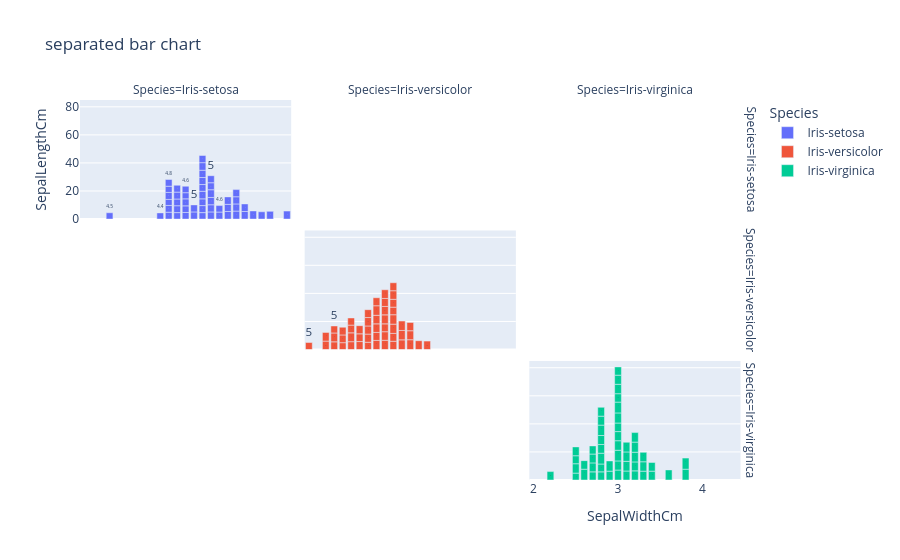

The code cell stored with this chart in its notebook:
### Code cell
import pandas as pd
import plotly.express as px

df = pd.read_csv(r"C:\Users\ASUS\Downloads\Iris.csv")
fig = px.bar(
    df,
    title="separated bar chart",
    x="SepalWidthCm",
    y="SepalLengthCm",
    color="Species",
    text="SepalLengthCm",
    facet_row="Species",
    facet_col="Species"
)

fig.show()

### Figure 1 — Plotly figure (JSON) as saved in the notebook; plotly's stock layout.template omitted (floating-point values rounded to 4 significant figures)
{"data": [{"hovertemplate": "Species=Iris-setosa<br>SepalWidthCm=%{x}<br>SepalLengthCm=%{text}<extra></extra>", "legendgroup": "Iris-setosa", "marker": {"color": "#636efa", "pattern": {"shape": ""}}, "name": "Iris-setosa", "orientation": "v", "showlegend": true, "text": [5.1, 4.9, 4.7, 4.6, 5.0, 5.4, 4.6, 5.0, 4.4, 4.9, 5.4, 4.8, 4.8, 4.3, 5.8, 5.7, 5.4, 5.1, 5.7, 5.1, 5.4, 5.1, 4.6, 5.1, 4.8, 5.0, 5.0, 5.2, 5.2, 4.7, 4.8, 5.4, 5.2, 5.5, 4.9, 5.0, 5.5, 4.9, 4.4, 5.1, 5.0, 4.5, 4.4, 5.0, 5.1, 4.8, 5.1, 4.6, 5.3, 5.0], "textposition": "auto", "type": "bar", "x": [3.5, 3.0, 3.2, 3.1, 3.6, 3.9, 3.4, 3.4, 2.9, 3.1, 3.7, 3.4, 3.0, 3.0, 4.0, 4.4, 3.9, 3.5, 3.8, 3.8, 3.4, 3.7, 3.6, 3.3, 3.4, 3.0, 3.4, 3.5, 3.4, 3.2, 3.1, 3.4, 4.1, 4.2, 3.1, 3.2, 3.5, 3.1, 3.0, 3.4, 3.5, 2.3, 3.2, 3.5, 3.8, 3.0, 3.8, 3.2, 3.7, 3.3], "xaxis": "x7", "y": [5.1, 4.9, 4.7, 4.6, 5.0, 5.4, 4.6, 5.0, 4.4, 4.9, 5.4, 4.8, 4.8, 4.3, 5.8, 5.7, 5.4, 5.1, 5.7, 5.1, 5.4, 5.1, 4.6, 5.1, 4.8, 5.0, 5.0, 5.2, 5.2, 4.7, 4.8, 5.4, 5.2, 5.5, 4.9, 5.0, 5.5, 4.9, 4.4, 5.1, 5.0, 4.5, 4.4, 5.0, 5.1, 4.8, 5.1, 4.6, 5.3, 5.0], "yaxis": "y7"}, {"hovertemplate": "Species=Iris-versicolor<br>SepalWidthCm=%{x}<br>SepalLengthCm=%{text}<extra></extra>", "legendgroup": "Iris-versicolor", "marker": {"color": "#EF553B", "pattern": {"shape": ""}}, "name": "Iris-versicolor", "orientation": "v", "showlegend": true, "text": [7.0, 6.4, 6.9, 5.5, 6.5, 5.7, 6.3, 4.9, 6.6, 5.2, 5.0, 5.9, 6.0, 6.1, 5.6, 6.7, 5.6, 5.8, 6.2, 5.6, 5.9, 6.1, 6.3, 6.1, 6.4, 6.6, 6.8, 6.7, 6.0, 5.7, 5.5, 5.5, 5.8, 6.0, 5.4, 6.0, 6.7, 6.3, 5.6, 5.5, 5.5, 6.1, 5.8, 5.0, 5.6, 5.7, 5.7, 6.2, 5.1, 5.7], "textposition": "auto", "type": "bar", "x": [3.2, 3.2, 3.1, 2.3, 2.8, 2.8, 3.3, 2.4, 2.9, 2.7, 2.0, 3.0, 2.2, 2.9, 2.9, 3.1, 3.0, 2.7, 2.2, 2.5, 3.2, 2.8, 2.5, 2.8, 2.9, 3.0, 2.8, 3.0, 2.9, 2.6, 2.4, 2.4, 2.7, 2.7, 3.0, 3.4, 3.1, 2.3, 3.0, 2.5, 2.6, 3.0, 2.6, 2.3, 2.7, 3.0, 2.9, 2.9, 2.5, 2.8], "xaxis": "x5", "y": [7.0, 6.4, 6.9, 5.5, 6.5, 5.7, 6.3, 4.9, 6.6, 5.2, 5.0, 5.9, 6.0, 6.1, 5.6, 6.7, 5.6, 5.8, 6.2, 5.6, 5.9, 6.1, 6.3, 6.1, 6.4, 6.6, 6.8, 6.7, 6.0, 5.7, 5.5, 5.5, 5.8, 6.0, 5.4, 6.0, 6.7, 6.3, 5.6, 5.5, 5.5, 6.1, 5.8, 5.0, 5.6, 5.7, 5.7, 6.2, 5.1, 5.7], "yaxis": "y5"}, {"hovertemplate": "Species=Iris-virginica<br>SepalWidthCm=%{x}<br>SepalLengthCm=%{text}<extra></extra>", "legendgroup": "Iris-virginica", "marker": {"color": "#00cc96", "pattern": {"shape": ""}}, "name": "Iris-virginica", "orientation": "v", "showlegend": true, "text": [6.3, 5.8, 7.1, 6.3, 6.5, 7.6, 4.9, 7.3, 6.7, 7.2, 6.5, 6.4, 6.8, 5.7, 5.8, 6.4, 6.5, 7.7, 7.7, 6.0, 6.9, 5.6, 7.7, 6.3, 6.7, 7.2, 6.2, 6.1, 6.4, 7.2, 7.4, 7.9, 6.4, 6.3, 6.1, 7.7, 6.3, 6.4, 6.0, 6.9, 6.7, 6.9, 5.8, 6.8, 6.7, 6.7, 6.3, 6.5, 6.2, 5.9], "textposition": "auto", "type": "bar", "x": [3.3, 2.7, 3.0, 2.9, 3.0, 3.0, 2.5, 2.9, 2.5, 3.6, 3.2, 2.7, 3.0, 2.5, 2.8, 3.2, 3.0, 3.8, 2.6, 2.2, 3.2, 2.8, 2.8, 2.7, 3.3, 3.2, 2.8, 3.0, 2.8, 3.0, 2.8, 3.8, 2.8, 2.8, 2.6, 3.0, 3.4, 3.1, 3.0, 3.1, 3.1, 3.1, 2.7, 3.2, 3.3, 3.0, 2.5, 3.0, 3.4, 3.0], "xaxis": "x3", "y": [6.3, 5.8, 7.1, 6.3, 6.5, 7.6, 4.9, 7.3, 6.7, 7.2, 6.5, 6.4, 6.8, 5.7, 5.8, 6.4, 6.5, 7.7, 7.7, 6.0, 6.9, 5.6, 7.7, 6.3, 6.7, 7.2, 6.2, 6.1, 6.4, 7.2, 7.4, 7.9, 6.4, 6.3, 6.1, 7.7, 6.3, 6.4, 6.0, 6.9, 6.7, 6.9, 5.8, 6.8, 6.7, 6.7, 6.3, 6.5, 6.2, 5.9], "yaxis": "y3"}], "layout": {"annotations": [{"font": {}, "showarrow": false, "text": "Species=Iris-setosa", "x": 0.1567, "xanchor": "center", "xref": "paper", "y": 1.0, "yanchor": "bottom", "yref": "paper"}, {"font": {}, "showarrow": false, "text": "Species=Iris-versicolor", "x": 0.49, "xanchor": "center", "xref": "paper", "y": 1.0, "yanchor": "bottom", "yref": "paper"}, {"font": {}, "showarrow": false, "text": "Species=Iris-virginica", "x": 0.8233, "xanchor": "center", "xref": "paper", "y": 1.0, "yanchor": "bottom", "yref": "paper"}, {"font": {}, "showarrow": false, "text": "Species=Iris-virginica", "textangle": 90, "x": 0.98, "xanchor": "left", "xref": "paper", "y": 0.1567, "yanchor": "middle", "yref": "paper"}, {"font": {}, "showarrow": false, "text": "Species=Iris-versicolor", "textangle": 90, "x": 0.98, "xanchor": "left", "xref": "paper", "y": 0.5, "yanchor": "middle", "yref": "paper"}, {"font": {}, "showarrow": false, "text": "Species=Iris-setosa", "textangle": 90, "x": 0.98, "xanchor": "left", "xref": "paper", "y": 0.8433, "yanchor": "middle", "yref": "paper"}], "barmode": "relative", "legend": {"title": {"text": "Species"}, "tracegroupgap": 0}, "title": {"text": "separated bar chart"}, "xaxis": {"anchor": "y", "domain": [0, 0.3133], "title": {"text": "SepalWidthCm"}}, "xaxis2": {"anchor": "y2", "domain": [0.3333, 0.6467], "matches": "x", "title": {"text": "SepalWidthCm"}}, "xaxis3": {"anchor": "y3", "domain": [0.6667, 0.98], "matches": "x", "title": {"text": "SepalWidthCm"}}, "xaxis4": {"anchor": "y4", "domain": [0, 0.3133], "matches": "x", "showticklabels": false}, "xaxis5": {"anchor": "y5", "domain": [0.3333, 0.6467], "matches": "x", "showticklabels": false}, "xaxis6": {"anchor": "y6", "domain": [0.6667, 0.98], "matches": "x", "showticklabels": false}, "xaxis7": {"anchor": "y7", "domain": [0, 0.3133], "matches": "x", "showticklabels": false}, "xaxis8": {"anchor": "y8", "domain": [0.3333, 0.6467], "matches": "x", "showticklabels": false}, "xaxis9": {"anchor": "y9", "domain": [0.6667, 0.98], "matches": "x", "showticklabels": false}, "yaxis": {"anchor": "x", "domain": [0, 0.3133], "title": {"text": "SepalLengthCm"}}, "yaxis2": {"anchor": "x2", "domain": [0, 0.3133], "matches": "y", "showticklabels": false}, "yaxis3": {"anchor": "x3", "domain": [0, 0.3133], "matches": "y", "showticklabels": false}, "yaxis4": {"anchor": "x4", "domain": [0.3433, 0.6567], "matches": "y", "title": {"text": "SepalLengthCm"}}, "yaxis5": {"anchor": "x5", "domain": [0.3433, 0.6567], "matches": "y", "showticklabels": false}, "yaxis6": {"anchor": "x6", "domain": [0.3433, 0.6567], "matches": "y", "showticklabels": false}, "yaxis7": {"anchor": "x7", "domain": [0.6867, 1.0], "matches": "y", "title": {"text": "SepalLengthCm"}}, "yaxis8": {"anchor": "x8", "domain": [0.6867, 1.0], "matches": "y", "showticklabels": false}, "yaxis9": {"anchor": "x9", "domain": [0.6867, 1.0], "matches": "y", "showticklabels": false}}}
